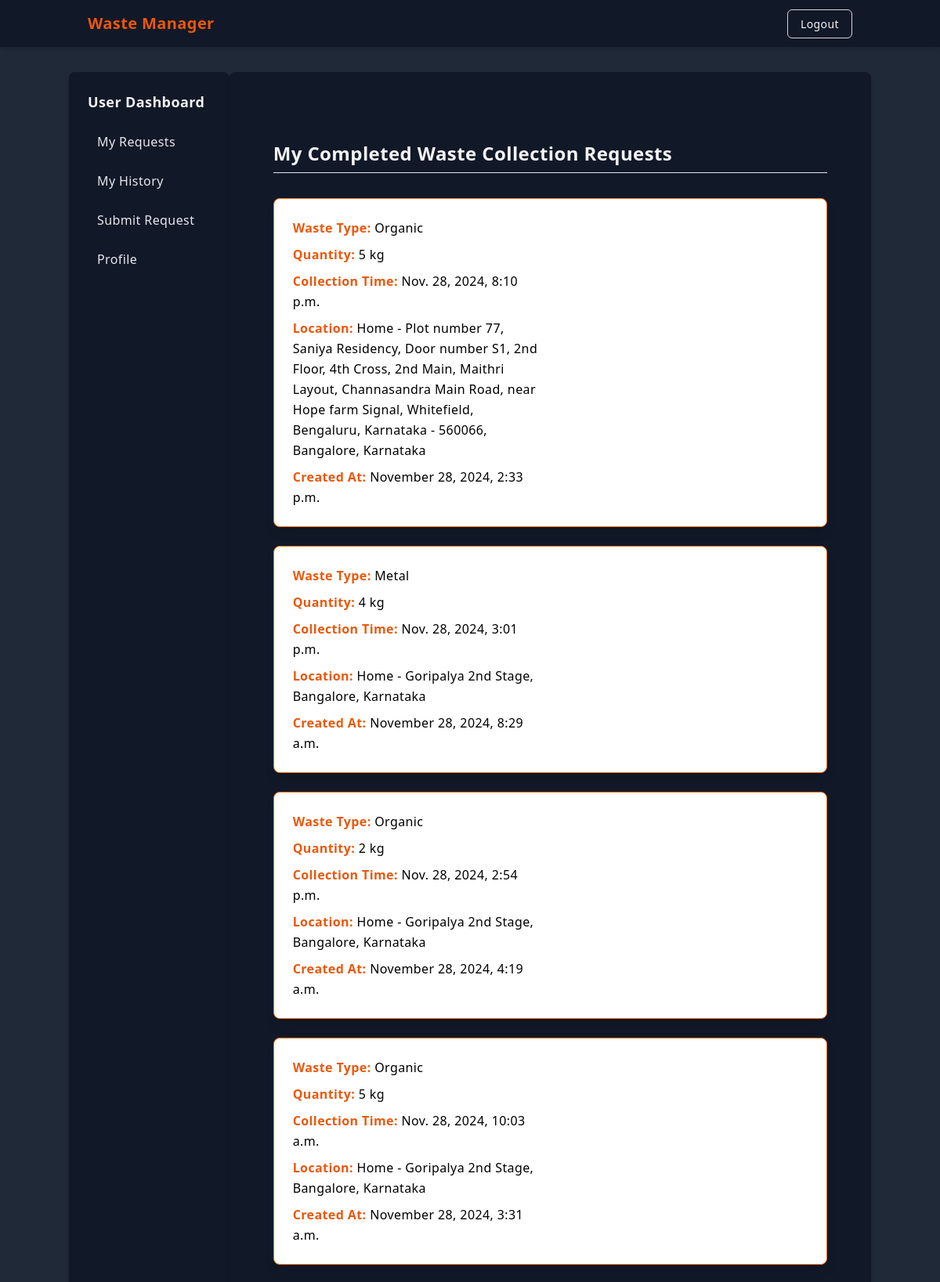
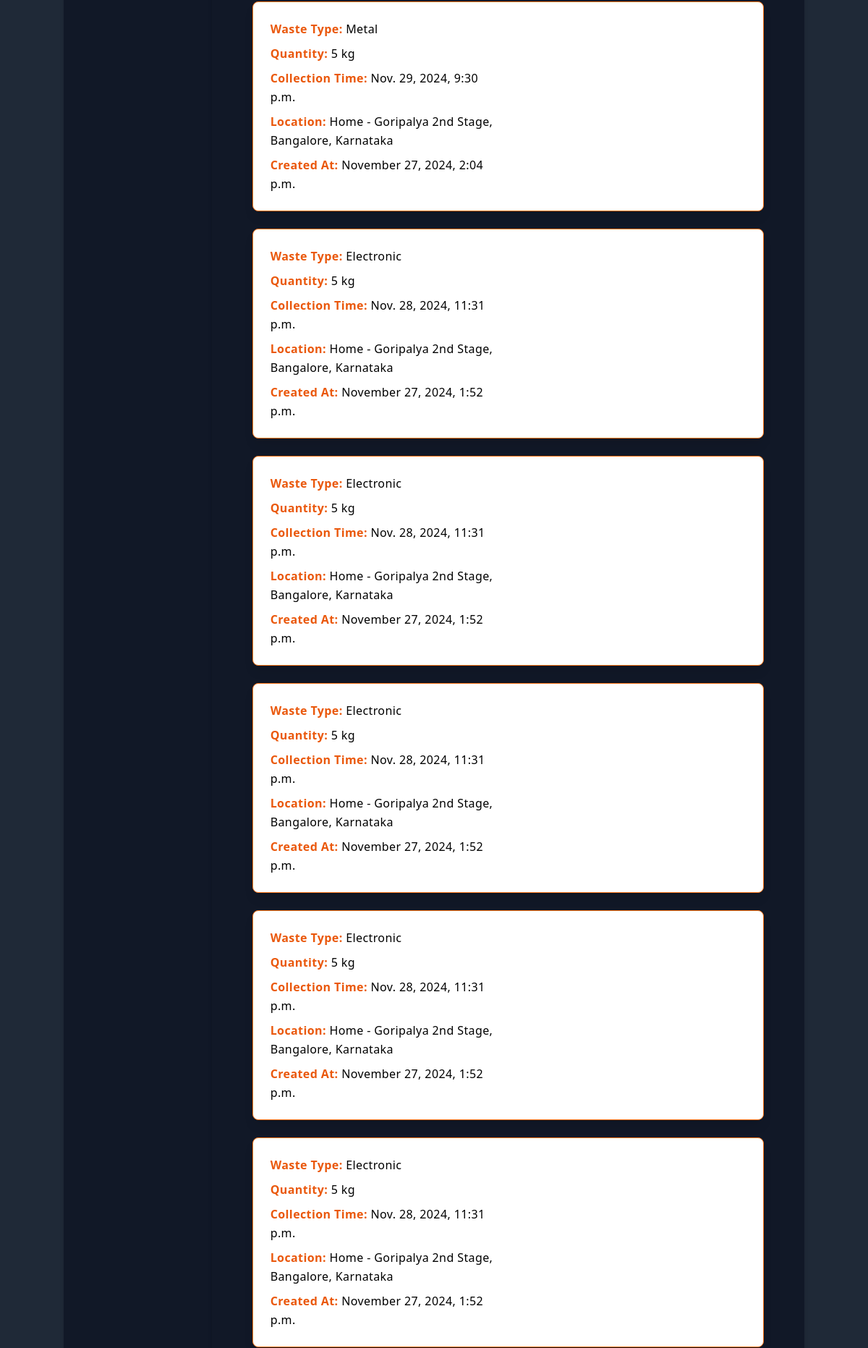
Page /waste/my_history/ (signed in, upper part) on the committed database (2 pictures, top to bottom).
### wasteapp/models.py (models this page shows, shortened)
class WasteRequest(models.Model):
    user = models.ForeignKey(User, related_name='waste_requests', on_delete=models.CASCADE)
    waste_type = models.CharField(max_length=50, choices=WASTE_TYPES)
    quantity = models.PositiveIntegerField(help_text="Enter quantity in kg")
    collection_time = models.DateTimeField()
    collection_location = models.ForeignKey('profileapp.Address', on_delete=models.SET_NULL, null=True, blank=True)
    status = models.CharField(max_length=20, default='Pending', choices=[('Pending', 'Pending'), ('Completed', 'Completed')])
    created_at = models.DateTimeField(auto_now_add=True)
    driver = models.ForeignKey(User, on_delete=models.SET_NULL, null=True, blank=True, related_name="assigned_tasks")

### profileapp/models.py (models this page shows, shortened)
class Address(models.Model):
    HOME = 'Home'
    WORK = 'Work'
    OTHER = 'Other'
    ADDRESS_TYPES = [
        (HOME, 'Home'),
        (WORK, 'Work'),
        (OTHER, 'Other'),
    ]
    user = models.ForeignKey(User, on_delete=models.CASCADE, related_name="addresses")
    address = models.CharField(max_length=255)
    address_type = models.CharField(
        max_length=10,
        choices=ADDRESS_TYPES,
        default=HOME
    )
    city = models.CharField(max_length=100)
    state = models.CharField(max_length=100)
    postal_code = models.CharField(max_length=10)
    default = models.BooleanField(default=False)
    def __str__(self):
        return f"{self.address_type} - {self.address}, {self.city}, {self.state}"

### account_app/decorators.py (the view)
        def _wrapped_view(request, *args, **kwargs):
            if request.user.is_authenticated:
                if request.user.is_superuser:
                    if 'admin' in allowed_roles:  # Admin-only pages
                        return view_func(request, *args, **kwargs)
                    else:
                        return HttpResponseForbidden("Admins cannot access this page.")
                if hasattr(request.user, 'userprofile') and request.user.userprofile.role in allowed_roles:
                    return view_func(request, *args, **kwargs)
                else:
                    return HttpResponseForbidden("You do not have permission to access this page.")
            else:
                return redirect('login_user')  # Replace with your login URL name

### wasteapp/views.py (called while the page is built)
@role_required(allowed_roles=['user'])
def my_history(request):
    completed_requests = WasteRequest.objects.filter(user=request.user, status='Completed').order_by('-created_at')
    context = {'completed_requests': completed_requests}
    return render(request, 'wasteapp/my_history.html', context)

### templates/wasteapp/my_history.html (shortened to what this page needs)
{% extends "profileapp/base.html" %}
{% block content %}
<div class="container mx-auto mt-8 p-8 space-y-8 bg-gray-900 backdrop-blur-lg rounded-lg glass-card font-poppins">
    <h2 class="text-2xl font-extrabold text-gray-100 border-b pb-2">My Completed Waste Collection Requests</h2>
    {% if completed_requests %}
    <ul class="space-y-6">
        {% for request in completed_requests %}
        <li class="p-6 bg-white backdrop-blur-lg shadow-lg rounded-lg border border-orange-500">
            <div class="grid grid-cols-1 sm:grid-cols-2 gap-4">
                <div class="space-y-2">
                    <p><strong class="text-orange-600">Waste Type:</strong> {{ request.waste_type }}</p>
                    <p><strong class="text-orange-600">Quantity:</strong> {{ request.quantity }} kg</p>
                    <p><strong class="text-orange-600">Collection Time:</strong> {{ request.collection_time }}</p>
                    <p><strong class="text-orange-600">Location:</strong> {{ request.collection_location }}</p>
                    <p><strong class="text-orange-600">Created At:</strong> {{ request.created_at|date:"F j, Y, g:i a" }}</p>
                </div>
            </div>
        </li>
        {% endfor %}
    </ul>
    {% endif %}
</div>
{% endblock %}

### rows in the picture
WasteRequest: waste_type "Organic", quantity "5", collection_time "Nov. 28, 2024, 8:10 p.m.", collection_location "Home - Plot number 77, Saniya Residency, Door number S1, 2nd Floor, 4th Cross, 2nd Main, Maithri Layout, Channasandra Main Road, near Hope farm Signal, Whitefield, Bengaluru, Karnataka - 560066, Bangalore, Karnataka", created_at "November 28, 2024, 2:33 p.m."
WasteRequest: waste_type "Metal", quantity "4", collection_time "Nov. 28, 2024, 3:01 p.m.", collection_location "Home - Goripalya 2nd Stage, Bangalore, Karnataka", created_at "November 28, 2024, 8:29 a.m."
WasteRequest: waste_type "Organic", quantity "2", collection_time "Nov. 28, 2024, 2:54 p.m.", collection_location "Home - Goripalya 2nd Stage, Bangalore, Karnataka", created_at "November 28, 2024, 4:19 a.m."
WasteRequest: waste_type "Organic", quantity "5", collection_time "Nov. 28, 2024, 10:03 a.m.", collection_location "Home - Goripalya 2nd Stage, Bangalore, Karnataka", created_at "November 28, 2024, 3:31 a.m."
WasteRequest: waste_type "Metal", quantity "5", collection_time "Nov. 29, 2024, 9:30 p.m.", collection_location "Home - Goripalya 2nd Stage, Bangalore, Karnataka", created_at "November 27, 2024, 2:04 p.m."
WasteRequest: waste_type "Electronic", quantity "5", collection_time "Nov. 28, 2024, 11:31 p.m.", collection_location "Home - Goripalya 2nd Stage, Bangalore, Karnataka", created_at "November 27, 2024, 1:52 p.m."
WasteRequest: waste_type "Electronic", quantity "5", collection_time "Nov. 28, 2024, 11:31 p.m.", collection_location "Home - Goripalya 2nd Stage, Bangalore, Karnataka", created_at "November 27, 2024, 1:52 p.m."
WasteRequest: waste_type "Electronic", quantity "5", collection_time "Nov. 28, 2024, 11:31 p.m.", collection_location "Home - Goripalya 2nd Stage, Bangalore, Karnataka", created_at "November 27, 2024, 1:52 p.m."
WasteRequest: waste_type "Electronic", quantity "5", collection_time "Nov. 28, 2024, 11:31 p.m.", collection_location "Home - Goripalya 2nd Stage, Bangalore, Karnataka", created_at "November 27, 2024, 1:52 p.m."
WasteRequest: waste_type "Electronic", quantity "5", collection_time "Nov. 28, 2024, 11:31 p.m.", collection_location "Home - Goripalya 2nd Stage, Bangalore, Karnataka", created_at "November 27, 2024, 1:52 p.m."
